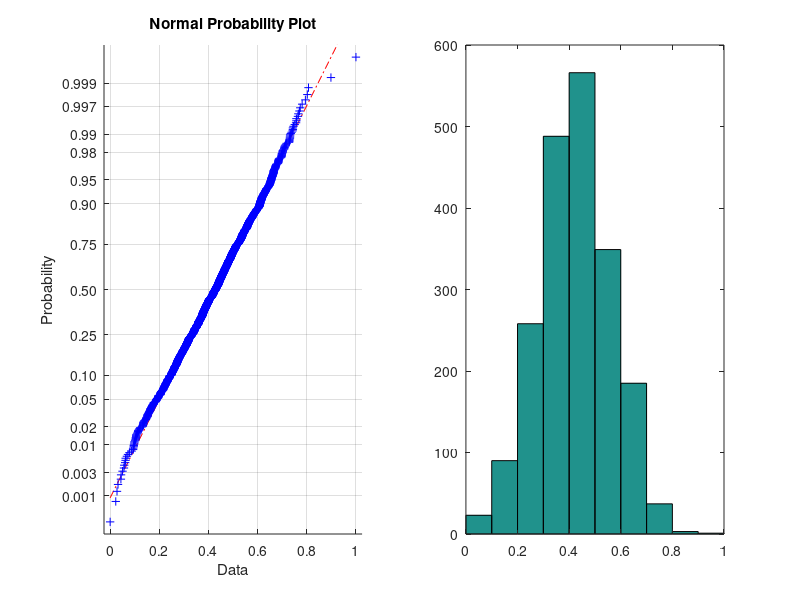
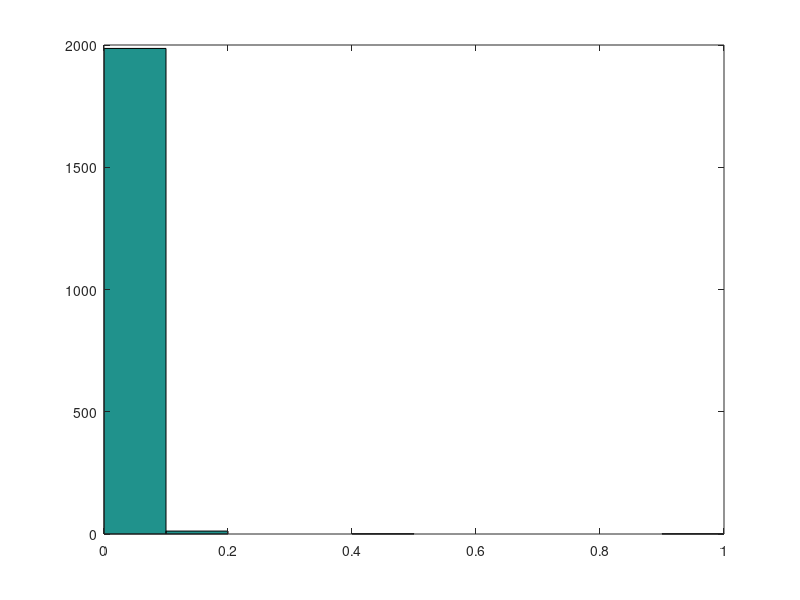

Here is the MATLAB script that generated these plots, in order:
%Generate Data
clear all
clc
no_datapoints = 2000;
u=normrnd(0.5,1,no_datapoints,1);
u=(u-min(u))/(max(u)-min(u));
figure
subplot(121)
normplot(u)
subplot(122)
hist(u)
u8=u.^8;
figure 
hist(u8)
noise1=normrnd(0,0.01,no_datapoints,1);
noise2=normrnd(0,0.08,no_datapoints,1);
noise3=normrnd(0,0.1,no_datapoints,1);
% [-1.5, -0.8, 0, 0.01, 0, -0.65, 2.25, 0, -1.7]
y_without_noise=-1.5 - 0.8*u + 0.01*u.^3 - 0.65*u.^5 + 2.25*u.^6 - 1.7*u.^8; 
y_Low=(y_without_noise+noise1);
y_Medium=(y_without_noise+noise2);
y_High=(y_without_noise+noise3);
data=[u y_without_noise y_Low y_Medium y_High];
% data=sortrows(data);
Num=randperm(1000);

% save data data Num
filename = "data.mat";
save(filename, "data");

